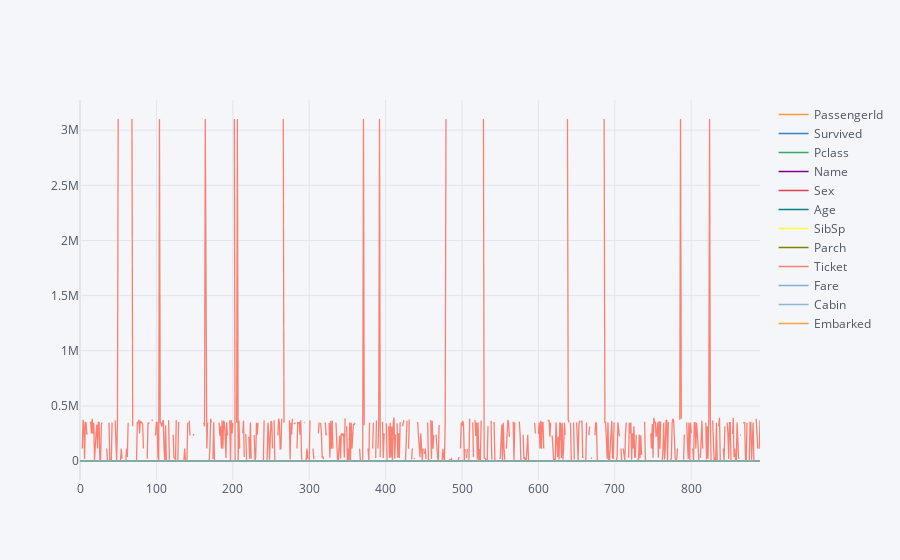

Notebook source saved alongside this figure:
### Code cell
train.iplot()

### Figure 1 — Plotly figure (JSON) as saved in the notebook; plotly's stock layout.template omitted (floating-point values rounded to 4 significant figures; data arrays with more than 128 entries replaced by an {"elided": "..."} marker saying what was removed)
{"data": [{"line": {"color": "rgba(255, 153, 51, 1.0)", "dash": "solid", "shape": "linear", "width": 1.3}, "mode": "lines", "name": "PassengerId", "text": "", "type": "scatter", "x": {"elided": "891 int values"}, "y": {"elided": "891 int values"}}, {"line": {"color": "rgba(55, 128, 191, 1.0)", "dash": "solid", "shape": "linear", "width": 1.3}, "mode": "lines", "name": "Survived", "text": "", "type": "scatter", "x": {"elided": "891 int values"}, "y": {"elided": "891 int values"}}, {"line": {"color": "rgba(50, 171, 96, 1.0)", "dash": "solid", "shape": "linear", "width": 1.3}, "mode": "lines", "name": "Pclass", "text": "", "type": "scatter", "x": {"elided": "891 int values"}, "y": {"elided": "891 int values"}}, {"line": {"color": "rgba(128, 0, 128, 1.0)", "dash": "solid", "shape": "linear", "width": 1.3}, "mode": "lines", "name": "Name", "text": "", "type": "scatter", "x": {"elided": "891 int values"}, "y": {"elided": "891 str values"}}, {"line": {"color": "rgba(219, 64, 82, 1.0)", "dash": "solid", "shape": "linear", "width": 1.3}, "mode": "lines", "name": "Sex", "text": "", "type": "scatter", "x": {"elided": "891 int values"}, "y": {"elided": "891 str values"}}, {"line": {"color": "rgba(0, 128, 128, 1.0)", "dash": "solid", "shape": "linear", "width": 1.3}, "mode": "lines", "name": "Age", "text": "", "type": "scatter", "x": {"elided": "891 int values"}, "y": {"elided": "891 mixed values"}}, {"line": {"color": "rgba(255, 255, 51, 1.0)", "dash": "solid", "shape": "linear", "width": 1.3}, "mode": "lines", "name": "SibSp", "text": "", "type": "scatter", "x": {"elided": "891 int values"}, "y": {"elided": "891 int values"}}, {"line": {"color": "rgba(128, 128, 0, 1.0)", "dash": "solid", "shape": "linear", "width": 1.3}, "mode": "lines", "name": "Parch", "text": "", "type": "scatter", "x": {"elided": "891 int values"}, "y": {"elided": "891 int values"}}, {"line": {"color": "rgba(251, 128, 114, 1.0)", "dash": "solid", "shape": "linear", "width": 1.3}, "mode": "lines", "name": "Ticket", "text": "", "type": "scatter", "x": {"elided": "891 int values"}, "y": {"elided": "891 str values"}}, {"line": {"color": "rgba(128, 177, 211, 1.0)", "dash": "solid", "shape": "linear", "width": 1.3}, "mode": "lines", "name": "Fare", "text": "", "type": "scatter", "x": {"elided": "891 int values"}, "y": {"elided": "891 float values"}}, {"line": {"color": "rgba(128, 177, 211, 0.8999999999999999)", "dash": "solid", "shape": "linear", "width": 1.3}, "mode": "lines", "name": "Cabin", "text": "", "type": "scatter", "x": {"elided": "891 int values"}, "y": {"elided": "891 str values"}}, {"line": {"color": "rgba(255, 153, 51, 0.8999999999999999)", "dash": "solid", "shape": "linear", "width": 1.3}, "mode": "lines", "name": "Embarked", "text": "", "type": "scatter", "x": {"elided": "891 int values"}, "y": {"elided": "891 str values"}}], "layout": {"legend": {"bgcolor": "#F5F6F9", "font": {"color": "#4D5663"}}, "paper_bgcolor": "#F5F6F9", "plot_bgcolor": "#F5F6F9", "title": {"font": {"color": "#4D5663"}}, "xaxis": {"gridcolor": "#E1E5ED", "showgrid": true, "tickfont": {"color": "#4D5663"}, "title": {"font": {"color": "#4D5663"}, "text": ""}, "zerolinecolor": "#E1E5ED"}, "yaxis": {"gridcolor": "#E1E5ED", "showgrid": true, "tickfont": {"color": "#4D5663"}, "title": {"font": {"color": "#4D5663"}, "text": ""}, "zerolinecolor": "#E1E5ED"}}}
